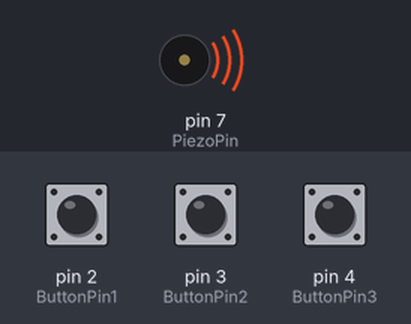
Bench run of a sketch on a simulated Arduino Uno, built with avr-gcc and run on an emulated ATmega328P. Shown: buzzer (waves = sounding). Inputs (shaded band) come from the test bench; at power-on: pin 2 (ButtonPin1) HIGH, pin 3 (ButtonPin2) LOW, pin 4 (ButtonPin3) LOW. What the sketch prints to the serial monitor is not drawn.

Above: at 0.2 s.
Timing chart, 0 to 9.8 s (numbered marks = the images above):
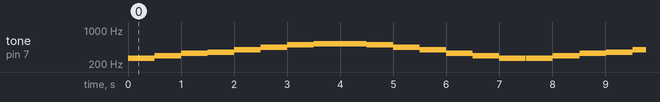

Measured:
- by itself, tone on pin 7 (PiezoPin): repeats every 7.5 s: 294 Hz 0.50 s, 330 Hz 0.50 s, 349 Hz 0.50 s, 392 Hz 0.50 s, 440 Hz 0.50 s, 494 Hz 0.50 s, 523 Hz 1.0 s, 494 Hz 0.50 s, 440 Hz 0.50 s, 392 Hz 0.50 s, 330 Hz 0.50 s, 294 Hz 0.50 s, 262 Hz 0.50 s, silent 0.01 s, 262 Hz 0.50 s

The sketch:

Final_Project__WIP2.ino
```cpp
const int ButtonPin1 = 2;
const int ButtonPin2 = 3;
const int ButtonPin3 = 4;
const int PiezoPin = 7;

int buttonState1 = 0;
int buttonState2 = 0;
int buttonState3 = 0;

int notes1[] = {262, 294, 330, 349, 392, 440, 494, 523, 523, 494, 440, 392, 330, 294, 262}; // This sequence plays the "Do Re Mi" sequence.
int notes2[] = {196, 165, 147, 165, 196, 165, 147, 165, 196, 196, 196, 196, 196, 196, 196, 196, 196, 165, 147, 165}; // This sequence plays the opening verse of "Blue's Blues".
int notes3[] = {131, 880, 880, 659, 880, 880, 698, 880, 659, 880, 147, 1319, 1319, 494, 1319, 1319, 131, 880, 880, 880, 880, 880}; //This sequence plays the opening verse of "Prelude No. 2".
int noteDuration = 500;

void setup() {
  pinMode(ButtonPin1, INPUT_PULLUP);
  pinMode(ButtonPin2, INPUT);
  pinMode(ButtonPin3, INPUT);
  pinMode(PiezoPin, OUTPUT);

  Serial.begin(9600);
}

void loop() {
  buttonState1 = digitalRead(ButtonPin1);
  buttonState2 = digitalRead(ButtonPin2);
  buttonState3 = digitalRead(ButtonPin3);

  if (buttonState1 == HIGH) {
    for (int i = 0; i < 15; i++) {
      tone(PiezoPin, notes1[i], noteDuration);
      delay(noteDuration);
    }
    Serial.write('1');

  } else if ( buttonState2 == HIGH) {
    for (int i = 0; i < 20; i++) {
      tone(PiezoPin, notes2[i], noteDuration);
      delay(noteDuration);
    }
    Serial.write('2');

  } else if (buttonState3 == HIGH) {
    for (int i = 0; i < 22; i++) {
      tone(PiezoPin, notes3[i], noteDuration);
      delay(noteDuration);
    }
    Serial.write('3');

  } else {
    noTone(PiezoPin);
    Serial.write('0');
  }
  delay(10);
}
```
